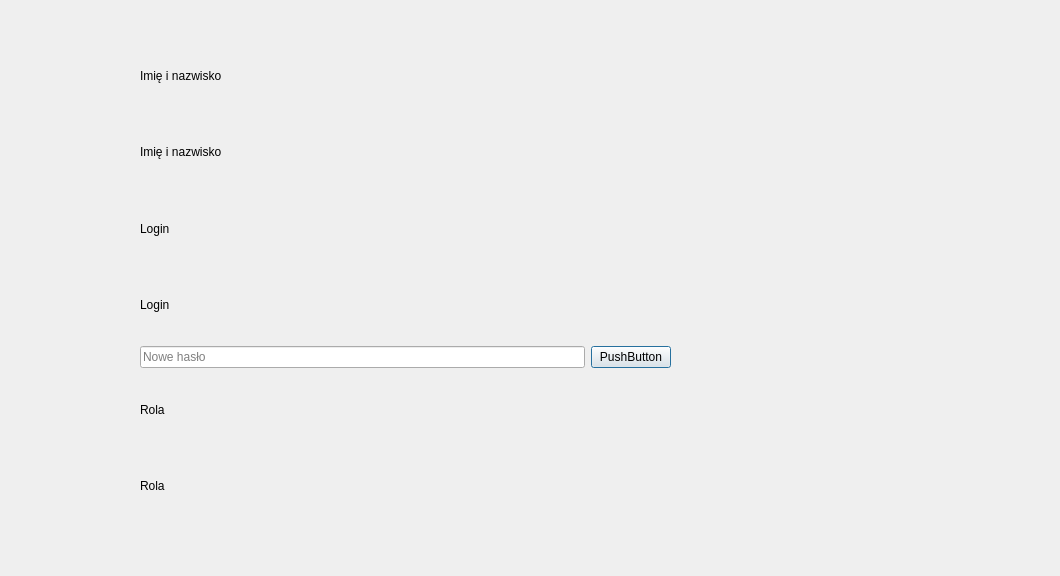
<?xml version="1.0" encoding="UTF-8"?>
<ui version="4.0">
    <class>YourData</class>
    <widget class="QDialog" name="YourData">
        <property name="geometry">
            <rect>
                <x>0</x>
                <y>0</y>
                <width>1060</width>
                <height>576</height>
            </rect>
        </property>
        <property name="windowTitle">
            <string>Dialog</string>
        </property>
        <widget class="QWidget" name="">
            <property name="geometry">
                <rect>
                    <x>140</x>
                    <y>40</y>
                    <width>531</width>
                    <height>481</height>
                </rect>
            </property>
            <layout class="QVBoxLayout" name="verticalLayout">
                <item>
                    <widget class="QLabel" name="label_name_label">
                        <property name="text">
                            <string>Imię i nazwisko</string>
                        </property>
                    </widget>
                </item>
                <item>
                    <widget class="QLabel" name="label_name">
                        <property name="text">
                            <string>Imię i nazwisko</string>
                        </property>
                    </widget>
                </item>
                <item>
                    <widget class="QLabel" name="label_login_label">
                        <property name="text">
                            <string>Login</string>
                        </property>
                    </widget>
                </item>
                <item>
                    <widget class="QLabel" name="label_login">
                        <property name="text">
                            <string>Login</string>
                        </property>
                    </widget>
                </item>
                <item>
                    <layout class="QHBoxLayout" name="horizontalLayout">
                        <item>
                            <widget class="QLineEdit" name="lineEdit_changePassword">
                                <property name="placeholderText">
                                    <string>Nowe hasło</string>
                                </property>
                            </widget>
                        </item>
                        <item>
                            <widget class="QPushButton" name="pushButton_changePassword">
                                <property name="text">
                                    <string>PushButton</string>
                                </property>
                            </widget>
                        </item>
                    </layout>
                </item>
                <item>
                    <widget class="QLabel" name="label_role_label">
                        <property name="text">
                            <string>Rola</string>
                        </property>
                    </widget>
                </item>
                <item>
                    <widget class="QLabel" name="label_role">
                        <property name="text">
                            <string>Rola</string>
                        </property>
                    </widget>
                </item>
            </layout>
        </widget>
    </widget>
    <resources/>
    <connections/>
</ui>
